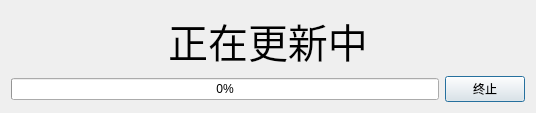
<?xml version="1.0" encoding="UTF-8"?>
<ui version="4.0">
 <class>UpdateDlg</class>
 <widget class="QDialog" name="UpdateDlg">
  <property name="geometry">
   <rect>
    <x>0</x>
    <y>0</y>
    <width>536</width>
    <height>92</height>
   </rect>
  </property>
  <property name="windowTitle">
   <string>UpdateDlg</string>
  </property>
  <layout class="QVBoxLayout" name="verticalLayout">
   <item>
    <widget class="QLabel" name="titleLabel">
     <property name="font">
      <font>
       <pointsize>30</pointsize>
      </font>
     </property>
     <property name="text">
      <string>正在更新中</string>
     </property>
     <property name="alignment">
      <set>Qt::AlignCenter</set>
     </property>
    </widget>
   </item>
   <item>
    <layout class="QHBoxLayout" name="horizontalLayout">
     <item>
      <widget class="QProgressBar" name="progressBar">
       <property name="value">
        <number>0</number>
       </property>
       <property name="alignment">
        <set>Qt::AlignCenter</set>
       </property>
      </widget>
     </item>
     <item>
      <widget class="QPushButton" name="abortButton">
       <property name="text">
        <string>终止</string>
       </property>
      </widget>
     </item>
    </layout>
   </item>
  </layout>
 </widget>
 <layoutdefault spacing="6" margin="11"/>
 <resources/>
 <connections/>
</ui>
